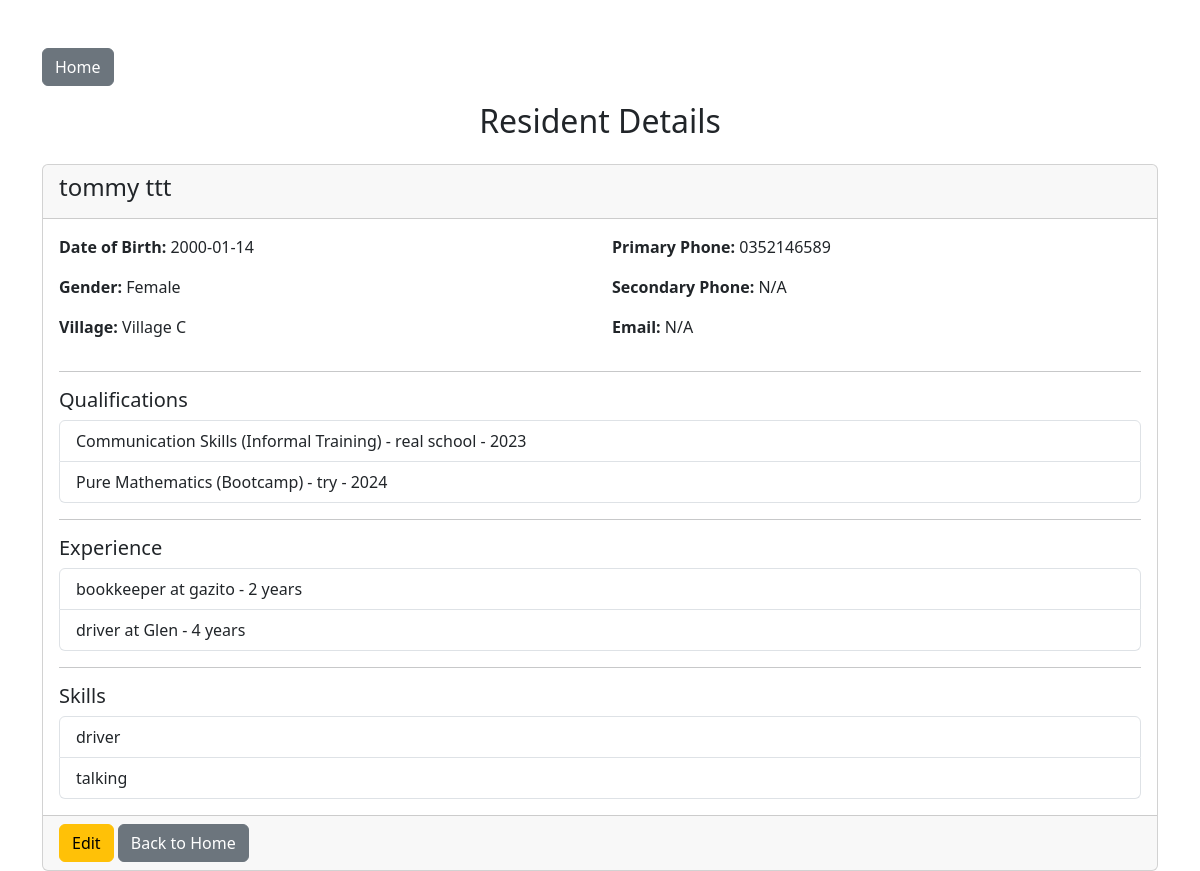
The page /view-resident/6 on the database its author committed.
### app/models.py (models this page shows)
class Resident(Base):
    __tablename__ = "residents"
    id = Column(Integer, primary_key=True, index=True)
    first_name = Column(String, nullable=False)
    last_name = Column(String, nullable=False)
    dob = Column(Date, nullable=False)
    gender = Column(String, nullable=False)
    village = Column(String, nullable=False)
    cellphone_no = Column(String, nullable=False)
    cellphone_no2 = Column(String)
    email = Column(String)
    qualifications = relationship("Qualification", back_populates="resident", cascade="all, delete-orphan")
    experiences = relationship("Experience", back_populates="resident", cascade="all, delete-orphan")
    skills = relationship("Skill", back_populates="resident", cascade="all, delete-orphan")

class Qualification(Base):
    __tablename__ = "qualifications"
    id = Column(Integer, primary_key=True, index=True)
    institution = Column(String)
    name = Column(String)
    type = Column(String)
    level = Column(String)
    year = Column(String)
    resident_id = Column(Integer, ForeignKey("residents.id"))
    resident = relationship("Resident", back_populates="qualifications")

class Experience(Base):
    __tablename__ = "experiences"
    id = Column(Integer, primary_key=True, index=True)
    company = Column(String)
    position = Column(String)
    years = Column(String)
    resident_id = Column(Integer, ForeignKey("residents.id"))
    resident = relationship("Resident", back_populates="experiences")

class Skill(Base):
    __tablename__ = "skills"
    id = Column(Integer, primary_key=True, index=True)
    name = Column(String)
    resident_id = Column(Integer, ForeignKey("residents.id"))
    resident = relationship("Resident", back_populates="skills")

### app/resident_routes.py (the view)
@router.get("/view-resident/{resident_id}", response_class=HTMLResponse)
async def view_resident(request: Request, resident_id: int, db: Session = Depends(get_db)):
    resident = db.query(Resident).filter(Resident.id == resident_id).first()
    if not resident:
        return RedirectResponse(url="/", status_code=303)
    return templates.TemplateResponse(
        "view_resident.html",
        {
            "request": request,
            "resident": resident
        }
    )

### app/templates/view_resident.html (shortened to what this page needs)
<!DOCTYPE html>
<html>
<head>
    <link href="https://cdn.jsdelivr.net/npm/bootstrap@5.3.3/dist/css/bootstrap.min.css" rel="stylesheet">
</head>
<body>
  <div class="container mt-5">
      <a href="/" class="btn btn-secondary mb-3">Home</a>
      <h2 class="mb-4 text-center">Resident Details</h2>
      <div class="card">
          <div class="card-header">
              <h4>{{ resident.first_name }} {{ resident.last_name }}</h4>
          </div>
          <div class="card-body">
              <div class="row">
                  <div class="col-md-6">
                      <p><strong>Date of Birth:</strong> {{ resident.dob }}</p>
                      <p><strong>Gender:</strong> {{ resident.gender }}</p>
                      <p><strong>Village:</strong> {{ resident.village }}</p>
                  </div>
                  <div class="col-md-6">
                      <p><strong>Primary Phone:</strong> {{ resident.cellphone_no }}</p>
                      <p><strong>Secondary Phone:</strong> {{ resident.cellphone_no2 or 'N/A' }}</p>
                      <p><strong>Email:</strong> {{ resident.email or 'N/A' }}</p>
                  </div>
              </div>
              <hr>
              <h5>Qualifications</h5>
              {% if resident.qualifications %}
              <ul class="list-group">
                  {% for qual in resident.qualifications %}
                  <li class="list-group-item">
                      {{ qual.name }} ({{ qual.type }}) - {{ qual.institution }} - {{ qual.year }}
                  </li>
                  {% endfor %}
              </ul>
              {% else %}
              <p class="text-muted">No qualifications recorded</p>
              {% endif %}
              <hr>
              <h5>Experience</h5>
              {% if resident.experiences %}
              <ul class="list-group">
                  {% for exp in resident.experiences %}
                  <li class="list-group-item">
                      {{ exp.position }} at {{ exp.company }} - {{ exp.years }} years
                  </li>
                  {% endfor %}
              </ul>
              {% else %}
              <p class="text-muted">No experience recorded</p>
              {% endif %}
              <hr>
              <h5>Skills</h5>
              {% if resident.skills %}
              <ul class="list-group">
                  {% for skill in resident.skills %}
                  <li class="list-group-item">{{ skill.name }}</li>
                  {% endfor %}
              </ul>
              {% else %}
              <p class="text-muted">No skills recorded</p>
              {% endif %}
          </div>
          <div class="card-footer">
              <a href="/edit-resident/{{ resident.id }}" class="btn btn-warning">Edit</a>
              <a href="/" class="btn btn-secondary">Back to Home</a>
          </div>
      </div>
  </div>
</body>
</html>

### rows shown on the page
Resident: first_name "tommy", last_name "ttt", dob "2000-01-14", gender "Female", village "Village C", cellphone_no "0352146589", cellphone_no2 "N/A", email "N/A"
Qualification: name "Communication Skills", type "Informal Training", institution "real school", year "2023"
Qualification: name "Pure Mathematics", type "Bootcamp", institution "try", year "2024"
Experience: position "bookkeeper", company "gazito", years "2"
Experience: position "driver", company "Glen", years "4"
Skill: name "driver"
Skill: name "talking"
